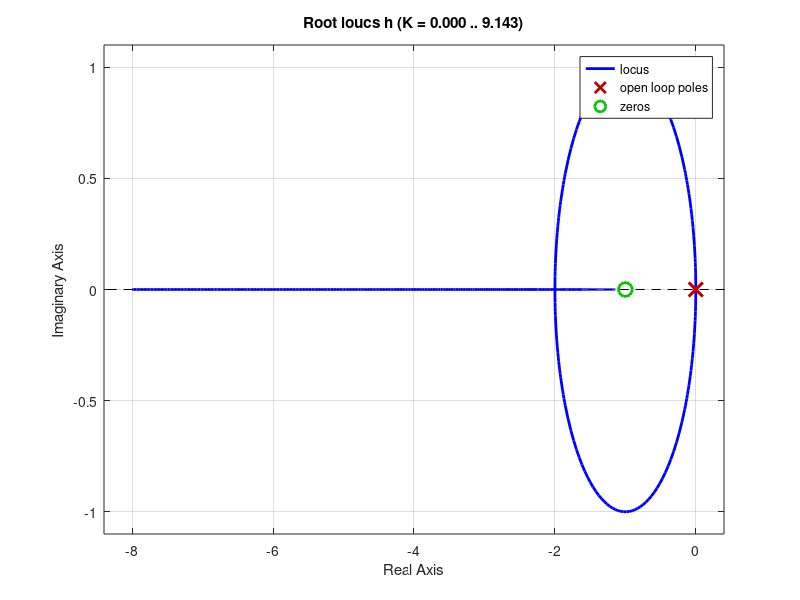

Source code (MATLAB): (Note: this script raises an error after producing the figure.)
clear all;
clc;
close all;

num = [1 1];
den = [1 0 0];

h = tf(num,den);
figure(1)
rlocus(h)
sgrid(0.7,0)
%k = 1.96

figure(2)
rlocus(h)
sgrid(0.64,1.5)
%το k ειναι 2.23 εως 4.44
